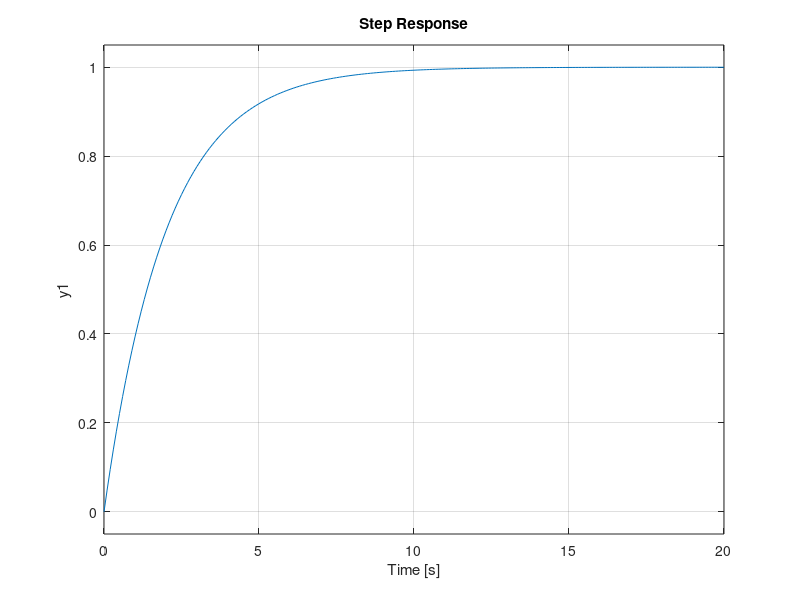

Source code (MATLAB):
% clear
clear
clc
close all

%% Asssume value of T = 2
G_num = [1]
G_den = [2 1] 

G = tf(G_num, G_den)

step(G,0:0.1:20)